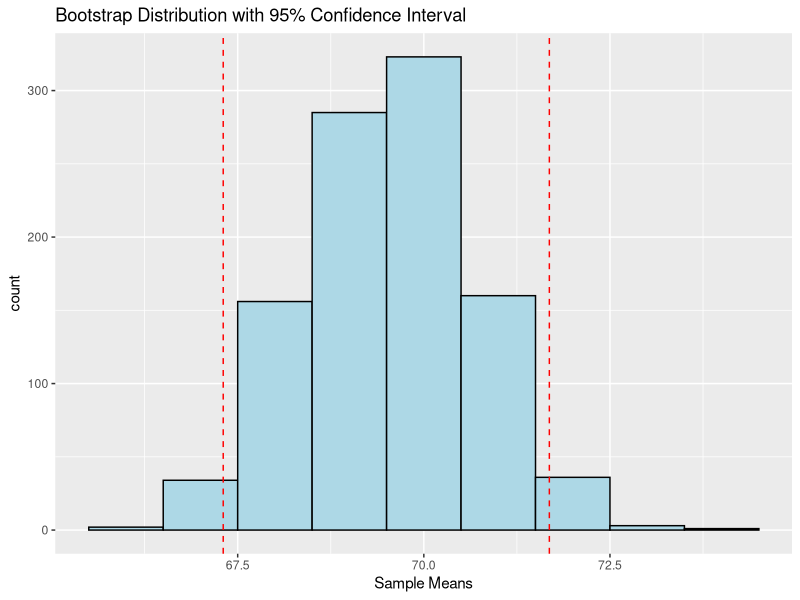

Generate this figure with R:
## ---- chunk 1
set.seed(123)
sample_data <- rnorm(50, mean = 65, sd = 10)

# Calculate 95% CI using Z-statistic

sample_data_mean <- mean(sample_data)
sample_data_sd <- sd(sample_data)

print(sample_data_mean)
sample_data_mean - qnorm(0.975) * sample_data_sd/sqrt(50)
sample_data_mean + qnorm(0.975) * sample_data_sd/sqrt(50)
## ---- chunk 2
sample_data <- c(12, 15, 14, 11, 15, 18, 16, 14, 13, 19, 21, 16, 14, 12, 20)

# Calculate 95% CI using t-statistic

t.test(sample_data)$conf.int
## ---- chunk 3
set.seed(456)
sample_20 <- rnorm(20, mean = 50, sd = 8)
sample_100 <- rnorm(100, mean = 50, sd = 8)

# Calculate 95% CI for both sample_20 and sample_100

t.test(sample_20)$conf.int

sample_100_mean <- mean(sample_100)
sample_100_sd <- sd(sample_100)

print(sample_100_mean - qnorm(0.975) * (sample_100_sd / sqrt(100)))
print(sample_100_mean + qnorm(0.975) * (sample_100_sd / sqrt(100)))
## ---- chunk 4
library(ggplot2)
set.seed(789)
sample_data <- rnorm(100, mean = 70, sd = 12)

# Bootstrap and plot 95% CI for the means

boot_means <- replicate(1000, mean(sample(sample_data, size = 100, replace = TRUE)))
ci <- quantile(boot_means, c(0.025, 0.975))

# Visualizing CI
ggplot(data.frame(x = boot_means), aes(x = x)) +
 geom_histogram(binwidth = 1, fill = "lightblue", color = "black") +
 geom_vline(xintercept = ci, color = "red", linetype = "dashed") +
 labs(title = "Bootstrap Distribution with 95% Confidence Interval", x = "Sample Means")
## ---- chunk 5
# a. We can be 95% confident, that the population mean lies somewhere in the range [40.5, 49.5].
# b. The width would increase. If we want higher confidence, then we need to cover wider range.
## ---- chunk 6
data <- c(5.1, 5.4, 5.9, 6.2, 5.8, 5.7, 6.1, 5.6, 5.5, 6.3)

# Calculate 99% CI using t.test()

t.test(data, conf.level=0.99)$conf.int
